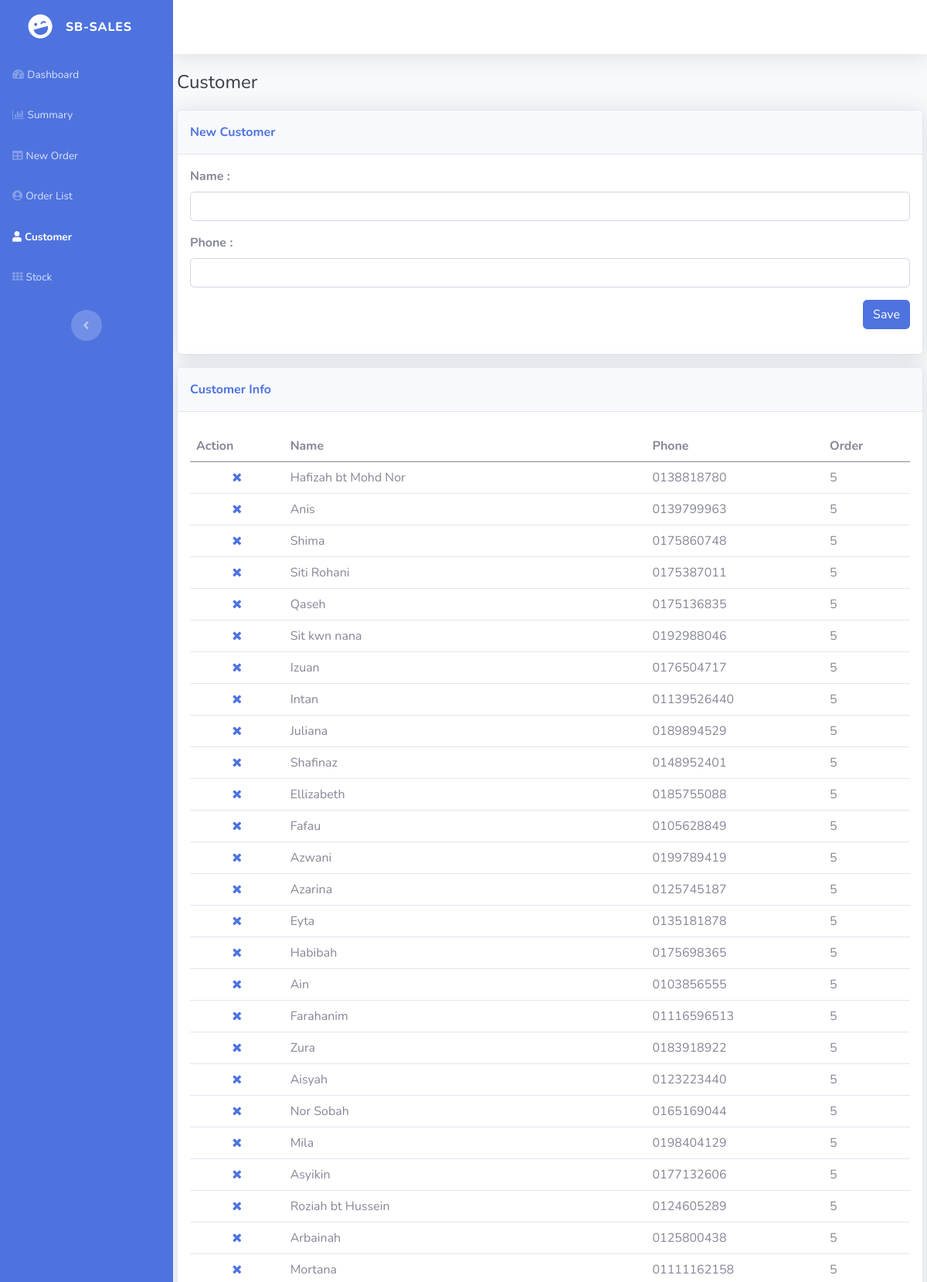
Page /customer (upper part) on the committed database.
### tables this page shows
CREATE TABLE "Customer" (
	"CustomerID"	INTEGER NOT NULL PRIMARY KEY AUTOINCREMENT UNIQUE,
	"Name"	TEXT NOT NULL,
	"Phone"	TEXT NOT NULL CHECK(length(Phone)<=11) UNIQUE
);

### server.py (the view)
@app.route('/customer')
def customer():
    all_customer = database_handler.get_all_customer()
    return render_template('customer.html', all_customer = all_customer)

### database_handler.py (called while the page is built)
def get_all_customer():
    customer_list = []
    for row in c.execute('SELECT Customer.CustomerID , Customer.Name, Customer.Phone FROM Customer'):
        customer_list.append( {'id': row[0], 'name': row[1], 'phone': row[2]} )
    return customer_list

### templates/customer.html (shortened to what this page needs)
{% extends "base.html" %}
{% set active_page = "Customer" %}
{% block content %}
<div class="container-fluid" style="padding-right: 5px;padding-left: 5px;">
    <h3 class="text-dark mb-4">Customer</h3>
    <div class="card shadow mb-3">
        <div class="card-header py-3">
            <p class="text-primary m-0 fw-bold">New Customer</p>
        </div>
        <div class="card-body">
            <form action="/customer/add_customer" method="POST">
                <div class="row">
                    <div class="col">
                        <div class="mb-3"><label class="form-label" for="username"><strong>Name :</strong></label><input name="customer_name" type="text" class="form-control" autocomplete="off" required /></div>
                    </div>
                </div>
                <div class="row">
                    <div class="col">
                        <div class="mb-3"><label class="form-label" for="first_name"><strong>Phone :</strong></label><input name="customer_phone" type="text" class="form-control" pattern="^(\+?01)[0-46-9]-*[0-9]{7,8}$" required /></div>
                    </div>
                </div>
                <div class="text-end mb-3"><button class="btn btn-primary" type="submit">Save</button></div>
            </form>
        </div>
    </div>
    <div class="card shadow">
        <div class="card-header py-3">
            <p class="text-primary m-0 fw-bold">Customer Info</p>
        </div>
        <div class="card-body">
            <div class="table-responsive table mt-2" id="dataTable-1" role="grid" aria-describedby="dataTable_info">
                <table class="table my-0" id="dataTable">
                    <thead>
                        <tr>
                            <th>Action</th>
                            <th>Name</th>
                            <th>Phone</th>
                            <th>Order</th>
                        </tr>
                    </thead>
                    <tbody>
                        {% for customer in all_customer %}
                        <tr>
                            <td class="text-center"><a href="" data-bs-toggle="modal" data-bs-target="#modal-1" onclick="updateModal(this)" name = "{{customer.id}}"><i class="fa fa-remove"></i></a></td>
                            <td>{{customer.name}}</td>
                            <td>{{customer.phone}}</td>
                            <td>5</td>
                        </tr>
                        {% endfor %}
                    </tbody>
                </table>
            </div>
        </div>
    </div>
</div>
{% endblock %}

### static/assets/sb-admin.css (style rules this page uses)
* { box-sizing: border-box; }

### static/assets/calendar.css (style rules this page uses)
a { text-decoration: none; }
h3 { font-size: 1.5em; line-height: 1em; margin: .33em 0; }
table { border-collapse: collapse; border-spacing: 0; }

### rows in the picture
Customer: name "Hafizah bt Mohd Nor", phone "0138818780"
Customer: name "Anis", phone "0139799963"
Customer: name "Shima", phone "0175860748"
Customer: name "Siti Rohani", phone "0175387011"
Customer: name "Qaseh", phone "0175136835"
Customer: name "Sit kwn nana", phone "0192988046"
Customer: name "Izuan", phone "0176504717"
Customer: name "Intan", phone "01139526440"
Customer: name "Juliana", phone "0189894529"
Customer: name "Shafinaz", phone "0148952401"
Customer: name "Ellizabeth", phone "0185755088"
Customer: name "Fafau", phone "0105628849"
Customer: name "Azwani", phone "0199789419"
Customer: name "Azarina", phone "0125745187"
Customer: name "Eyta", phone "0135181878"
Customer: name "Habibah", phone "0175698365"
Customer: name "Ain", phone "0103856555"
Customer: name "Farahanim", phone "01116596513"
Customer: name "Zura", phone "0183918922"
Customer: name "Aisyah", phone "0123223440"
Customer: name "Nor Sobah", phone "0165169044"
Customer: name "Mila", phone "0198404129"
Customer: name "Asyikin", phone "0177132606"
Customer: name "Roziah bt Hussein", phone "0124605289"
Customer: name "Arbainah", phone "0125800438"
Customer: name "Mortana", phone "01111162158"
